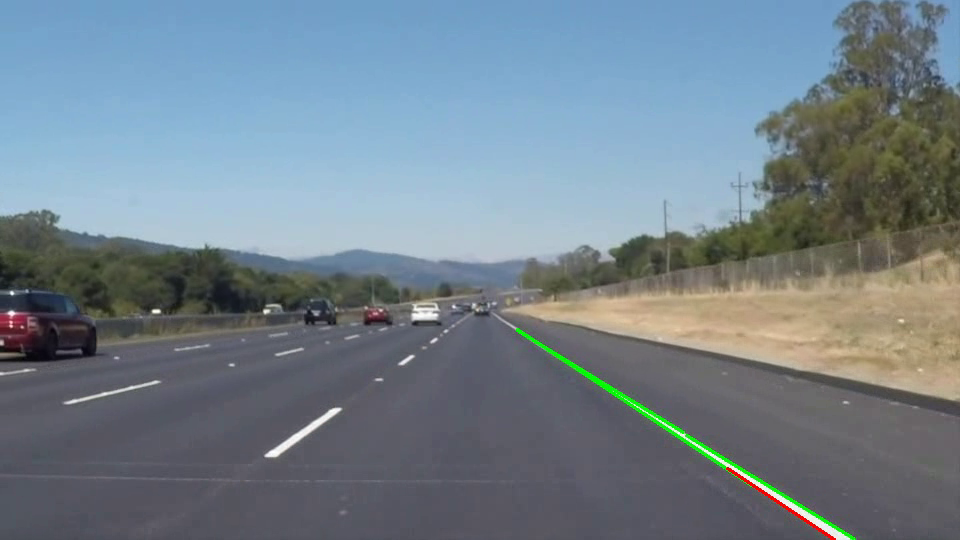
#> input picture frame 22 of lane_detection_video.avi, 960 x 540 px, given in place of challenge.mp4, which was not available
$ python turn_prediction.py
#> lines starting #> are read from the running program, lines starting #| are printed output that depends on the picture; after the words box and inside, x2 and y2 are one past the last pixel; in counts of white or black regions, pixels touching at a corner belong together; pictures that were not available may be replaced by others from this repository, and a replacement may not be noted
'''
problem 3 : turn prediction
author: Mahima Arora
'''
#!/usr/bin/env python3
# -*- coding: utf-8 -*-
import cv2
import numpy as np
# defining color

red_color = (0, 0, 255)
yellow_color = (0, 255, 255)
blue_color = (255, 0, 0)

def measure_curvature(left_fit, right_fit):
    ym = 30/720
    xm = 3.7/700

    left_fit = left_fit.copy()
    right_fit = right_fit.copy()
    y_eval = 700 * ym

    # Compute R_curve (radius of curvature)
    left_curveR =  ((1 + (2*left_fit[0] *y_eval + left_fit[1])**2)**1.5)  / np.absolute(2*left_fit[0])
    right_curveR = ((1 + (2*right_fit[0]*y_eval + right_fit[1])**2)**1.5) / np.absolute(2*right_fit[0])

    xl = np.dot(left_fit, [700**2, 700, 1])
    xr = np.dot(right_fit, [700**2, 700, 1])
    pos = (1280//2 - (xl+xr)//2)*xm
    return left_curveR, right_curveR, pos


def get_lanes(img):
    hsl_img = cv2.cvtColor(img, cv2.COLOR_BGR2HLS)

    # Search for the yellow lane at left
    lower_mask_y = np.array([10, 0, 100], dtype='uint8')
    upper_mask_y = np.array([40, 255, 255], dtype='uint8')
    mask_yellow = cv2.inRange(hsl_img, lower_mask_y, upper_mask_y)
    yellow_lane = cv2.bitwise_and(hsl_img, hsl_img, mask=mask_yellow).astype(np.uint8)

    # Search for the white lane at right
    lower_mask_w = np.array([200, 200, 200], dtype='uint8')
    upper_mask_w = np.array([255, 255, 255], dtype='uint8')
    mask_white = cv2.inRange(hsl_img, lower_mask_w, upper_mask_w)
    white_lane = cv2.bitwise_and(hsl_img, hsl_img, mask=mask_white).astype(np.uint8)
    # Combine both for getting lanes
    yellow_white_lane = cv2.bitwise_or(yellow_lane, white_lane)
    img = cv2.cvtColor(yellow_white_lane, cv2.COLOR_HLS2BGR)
    return img


def lane_operations(warp):
    # Calculating the histogram to get max value
    hist = np.sum(warp, axis=0)
    img = np.dstack((warp, warp, warp))*255
    # cv2.imshow('im', img)
    mid_point = int(hist.shape[0] / 2)
    left_x_ind = np.argmax(hist[:mid_point])
    right_x_ind = np.argmax(hist[mid_point:]) + mid_point  # Add mid_point to avoid bias for 0

    img_center = int(warp.shape[1] / 2)
    # print(warp.shape)
    turn = turn_prediction(left_x_ind, right_x_ind, img_center)

    # Use the sliding window method to extract pixels
    num_window = 10
    # the margin of the width of the window
    margin = 50
    window_height = int(warp.shape[0] / num_window)
    # x, y positions of none zero pixels
    nonzero_pts = warp.nonzero()
    nonzero_x = np.array(nonzero_pts[1])
    nonzero_y = np.array(nonzero_pts[0])

    #current postion being updated for each window
    left_x_cur = left_x_ind
    right_x_cur = right_x_ind

    left_lane = []
    right_lane = []
    # Set min_num_pixels to recenter the window
    min_num_pixels = 50
    for i in range(num_window):
        # Set the window boundary in x and y, left and right
        window_y_low = warp.shape[0] - (i + 1) * window_height
        window_y_high = warp.shape[0] - i * window_height
        window_left_low = left_x_cur - margin
        window_left_high = left_x_cur + margin
        window_right_low = right_x_cur - margin
        window_right_high = right_x_cur + margin

        # Identify none zero pixels in the window
        left_lane_pixels = ((nonzero_y >= window_y_low)
                            & (nonzero_y < window_y_high)
                            & (nonzero_x >= window_left_low)
                            & (nonzero_x < window_left_high)).nonzero()[0]  # &: binary operator

        right_lane_pixels = ((nonzero_y >= window_y_low)
                             & (nonzero_y < window_y_high)
                             & (nonzero_x >= window_right_low)
                             & (nonzero_x < window_right_high)).nonzero()[0]

        left_lane.append(left_lane_pixels)
        right_lane.append(right_lane_pixels)

        # Shift to the next mean position if the length of none zero pixels is greater than min_num_pixels
        if len(left_lane) > min_num_pixels:
            left_x_cur = int(np.mean(nonzero_x[left_lane_pixels]))
        if len(right_lane) > min_num_pixels:
            right_x_cur = int(np.mean(nonzero_x[right_lane_pixels]))

    # Concatenate the arrays of left and right lane
    left_lane = np.concatenate(left_lane)
    right_lane = np.concatenate(right_lane)

    # Extract the left and right lane pixel positions
    left_x = nonzero_x[left_lane]
    left_y = nonzero_y[left_lane]
    right_x = nonzero_x[right_lane]
    right_y = nonzero_y[right_lane]

    img[nonzero_y[left_lane], nonzero_x[left_lane]] = yellow_color
    img[nonzero_y[right_lane], nonzero_x[right_lane]] = red_color
    return img, left_x, left_y, right_x, right_y, turn


def poly_fit(img, left_x, left_y, right_x, right_y):
    # Use np.polyfit() to fit a second order polynomial
    left_fit = np.polyfit(left_y, left_x, 2)
    right_fit = np.polyfit(right_y, right_x, 2)
    curvature = measure_curvature(left_fit, right_fit)

    print('=========================RADIUS OF CURVATURE =========================\n')
    print('left radius of curvature', curvature[0])
    print('right radius of curvature',  curvature[1], '\n')

    plot_y = np.linspace(0, img.shape[0] - 1, img.shape[0])

    left_fit_x = left_fit[0] * plot_y ** 2 + left_fit[1] * plot_y + left_fit[2]
    right_fit_x = right_fit[0] * plot_y ** 2 + right_fit[1] * plot_y + right_fit[2]

    # Extract points from line fitting
    left_pts = np.array([(np.vstack([left_fit_x, plot_y])).T])
    # flip the array upside down in order to cv2.fillPoly()
    right_pts = np.array([np.flipud((np.vstack([right_fit_x, plot_y])).T)])

    pts = np.hstack((left_pts, right_pts))
    pts = np.array(pts, dtype='int32')

    img = np.zeros_like(img).astype(np.uint8)
    cv2.fillPoly(img, pts, red_color)
    cv2.polylines(img, np.int32([left_pts]), isClosed=False, color = blue_color, thickness=20)
    cv2.polylines(img, np.int32([right_pts]), isClosed=False, color=yellow_color, thickness=20)
    return img

def turn_prediction(left_lane_pts, right_lane_pts, image_center):
    center_lane = left_lane_pts + (right_lane_pts - left_lane_pts) / 2

    if abs(center_lane - image_center) < 10:
        return "Straight"

    elif center_lane - image_center < 0:
        return "Turn Right"

    else:
        return "Turn Left"

def main():
    file_dir = "./challenge.mp4"
    cap = cv2.VideoCapture(file_dir)
    # source points to be warped (points are determined through try and error)
    src_pts = np.float32([(550, 460),     # top-left
                            (150, 720),     # bottom-left
                            (1200, 720),    # bottom-right
                            (770, 460)])    # top-right
    dst_pts = np.float32([(100, 0),
                            (100, 720),
                            (1100, 720),
                            (1100, 0)])
    fourcc = cv2.VideoWriter_fourcc(*'XVID')
    out = cv2.VideoWriter('turn_prediction_video.avi',fourcc, 20.0, (1280, 720))
    if not cap.isOpened():
        print("Error")
    while cap.isOpened():
        success, frame = cap.read()
#> frame is the input picture: shape (540, 960, 3); mean B, G, R 139.1, 129.2, 115
        if success:
            height, width, _ = frame.shape
            extract_lane_img = get_lanes(frame)
#> in get_lanes, `mask_yellow = cv2.inRange(hsl_img, lower_mask_y, upper_mask_y)`:
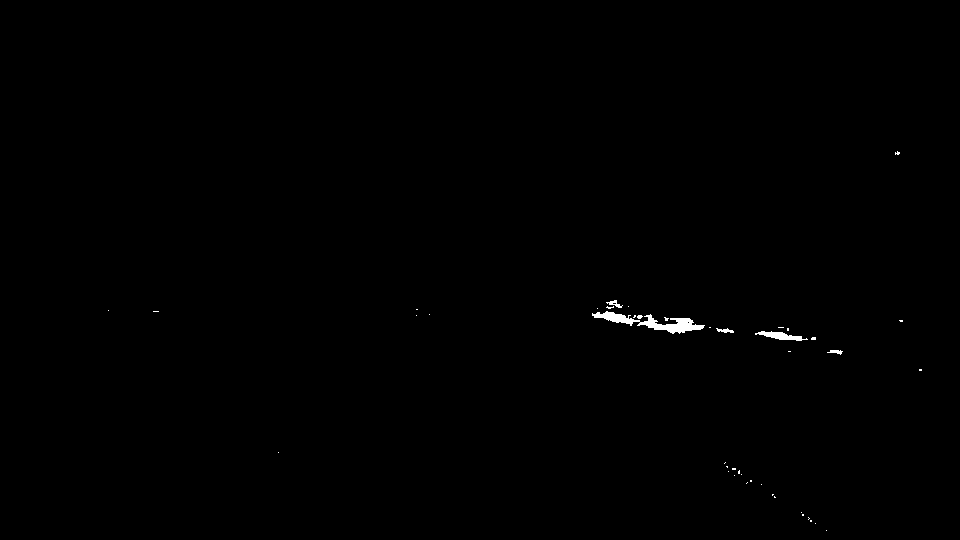
#> mask_yellow: shape (540, 960); 0.28% white; 43 white regions (38 under 20 px), largest, box (x1, y1, x2, y2) and area: (592, 311, 705, 334) 872, (755, 331, 808, 341) 247, (606, 300, 623, 308) 54, (716, 328, 734, 333) 52, (827, 350, 843, 355) 44
            gray = cv2.cvtColor(extract_lane_img, cv2.COLOR_BGR2GRAY)
            # Filter noise
            img_blur = cv2.bilateralFilter(gray, 9, 120, 100)

            # Apply edge detection
            img_edge = cv2.Canny(img_blur, 100, 200)
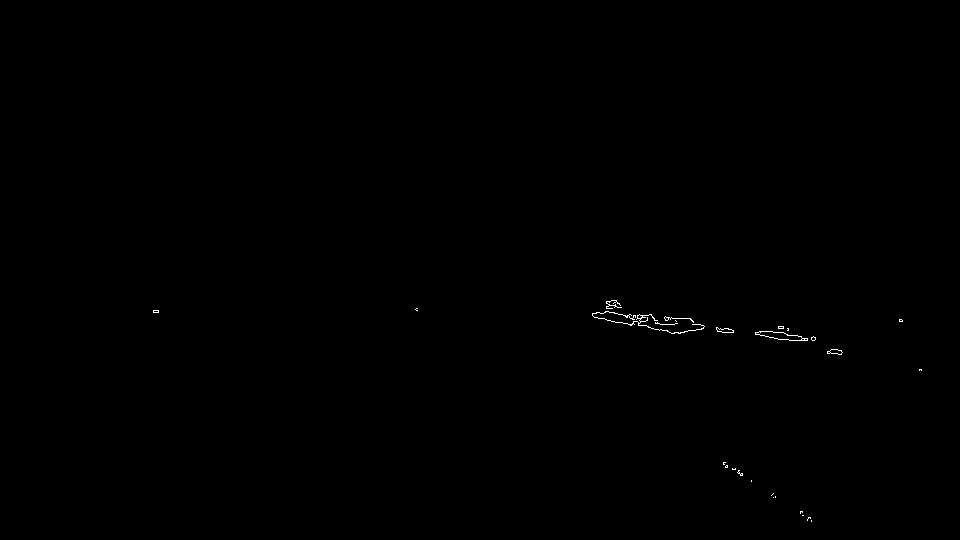
#> img_edge: shape (540, 960); 0.13% white in thin lines or dots, all inside (x1, y1, x2, y2) = (153, 300, 922, 522)
            h, _ = cv2.findHomography(src_pts, dst_pts)
            warp = cv2.warpPerspective(img_edge, h, (width, height))
            cv2.imshow('masked(2)', extract_lane_img)
            cv2.imshow('warped(3)', warp)
            img, left_x, left_y, right_x, right_y, turn = lane_operations(warp)
#> in lane_operations, `hist = np.sum(warp, axis=0)`: hist = 960 values, max 9675 at index 898, min 0 at index 0, mean 443
#> in lane_operations, `left_x_ind = np.argmax(hist[:mid_point])`: left_x_ind = 0
#> in lane_operations, `right_x_ind = np.argmax(hist[mid_point:]) + mid_point`: right_x_ind = 898
#> in turn_prediction, `center_lane = left_lane_pts + (right_lane_pts - left_lane_pts) / 2`: center_lane = 449
#> in lane_operations, `turn = turn_prediction(left_x_ind, right_x_ind, img_center)`: turn = 'Turn Right'
#> in lane_operations, `nonzero_pts = warp.nonzero()`: nonzero_pts = 3867 positions, rows 14 to 431, columns 860 to 959
#> in lane_operations, `nonzero_x = np.array(nonzero_pts[1])`: nonzero_x = 3867 values, max 959 at index 3589, min 860 at index 1470, mean 899
#> in lane_operations, `nonzero_y = np.array(nonzero_pts[0])`: nonzero_y = 3867 values from 14 to 431
#> in lane_operations, `left_x_cur = left_x_ind`: left_x_cur = 0
#> in lane_operations, `right_x_cur = right_x_ind`: right_x_cur = 898
#> after the loop in lane_operations, `for i in range(num_window):`: left_lane = [empty array, empty array, empty array, empty array, empty array, empty array, empty array, empty array, empty array, empty array]; right_lane = 10 items
#> in lane_operations, `left_lane = np.concatenate(left_lane)`: left_lane = empty array
#> in lane_operations, `right_lane = np.concatenate(right_lane)`: right_lane = 3601 values, max 3841 at index 12, min 0 at index 2944, mean 1800.7
#> in lane_operations, `left_x = nonzero_x[left_lane]`: left_x = empty array
#> in lane_operations, `right_x = nonzero_x[right_lane]`: right_x = 3601 values, max 947 at index 0, min 860 at index 2562, mean 895
#> in lane_operations, `right_y = nonzero_y[right_lane]`: right_y = 3601 values, max 427 at index 10, min 14 at index 2944, mean 120.2
#> in lane_operations, `img[nonzero_y[right_lane], nonzero_x[right_lane]] = red_color`:
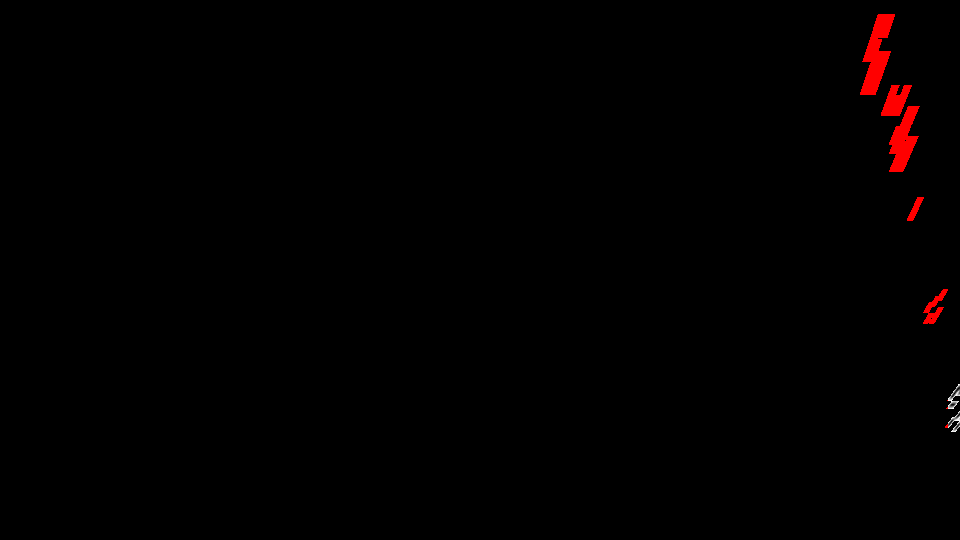
#> img: shape (540, 960, 3); mean of channels 0, 1, 2 0.1, 0.1, 1.9; drawn as B, G, R
#> left_x = empty array; left_y = empty array; turn = 'Turn Right'

            if np.sum(left_x) == 0 or np.sum(left_y) == 0 or np.sum(right_x) == 0 or np.sum(right_y) == 0:
                hsv_img = cv2.cvtColor(frame, cv2.COLOR_BGR2HSV)
#> hsv_img: shape (540, 960, 3); mean H, S, V 93.7, 57.4, 146.2
                clahe = cv2.createCLAHE(clipLimit=4.0, tileGridSize=(16, 16))
                clahe_img = clahe.apply(hsv_img[:, :, 2])
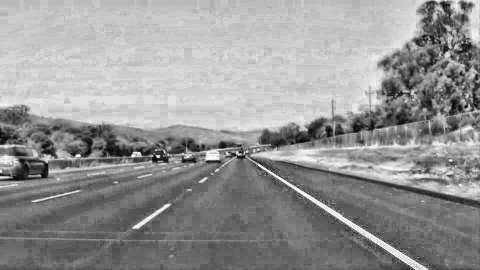
#> clahe_img: shape (540, 960) (shown at 1/2 size); min 1, max 255, mean 149.3

                processed_img = cv2.cvtColor(hsv_img, cv2.COLOR_HSV2BGR)
                warp = cv2.warpPerspective(processed_img, h, (width, height))
#> warp: shape (540, 960, 3)
                gray = cv2.cvtColor(warp, cv2.COLOR_BGR2GRAY)
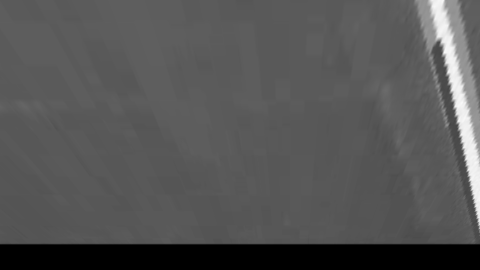
#> gray: shape (540, 960) (shown at 1/2 size); min 0, max 250, mean 84.7
                blur = cv2.GaussianBlur(gray, (5, 5), 0)
                img, left_x, left_y, right_x, right_y, turn = lane_operations(blur)
#> in lane_operations (call 2), `hist = np.sum(warp, axis=0)`: hist = 960 values, max 70437 at index 959, min 42696 at index 748, mean 45723.6
#> in lane_operations (call 2), `left_x_ind = np.argmax(hist[:mid_point])`: left_x_ind = 327
#> in lane_operations (call 2), `right_x_ind = np.argmax(hist[mid_point:]) + mid_point`: right_x_ind = 959
#> in lane_operations (call 2), `turn = turn_prediction(left_x_ind, right_x_ind, img_center)`: turn = 'Turn Left'
#> in lane_operations (call 2), `nonzero_pts = warp.nonzero()`: nonzero_pts = 472320 positions, rows 0 to 491, columns 0 to 959
#> in lane_operations (call 2), `left_x_cur = left_x_ind`: left_x_cur = 327
#> in lane_operations (call 2), `right_x_cur = right_x_ind`: right_x_cur = 959
#> after the loop in lane_operations (call 2), `for i in range(num_window):`: left_lane = 10 items
#> in lane_operations (call 2), `img[nonzero_y[right_lane], nonzero_x[right_lane]] = red_color`:
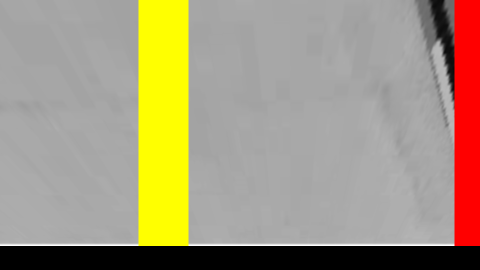
#> img: shape (540, 960, 3) (shown at 1/2 size); mean of channels 0, 1, 2 127.2, 151.4, 163.7; drawn as B, G, R
#> turn = 'Turn Left'
                lane_detect_imgx = poly_fit(img, left_x, left_y, right_x, right_y)
#> in poly_fit, `left_fit = np.polyfit(left_y, left_x, 2)`: left_fit = [2.29e-18, 9.25e-16, 326.5]
#> in poly_fit, `right_fit = np.polyfit(right_y, right_x, 2)`: right_fit = [1.12e-17, 0, 934]
#> in measure_curvature, `left_fit = left_fit.copy()`: left_fit = [2.29e-18, 9.25e-16, 326.5]
#> in measure_curvature, `right_fit = right_fit.copy()`: right_fit = [1.12e-17, 0, 934]
#> in measure_curvature, `left_curveR =  ((1 + (2*left_fit[0] *y_eval + left_fit[1])**2)**1.5)  ..`: left_curveR = 2.18e+17
#> in measure_curvature, `right_curveR = ((1 + (2*right_fit[0]*y_eval + right_fit[1])**2)**1.5) ..`: right_curveR = 4.46e+16
#> in measure_curvature, `xl = np.dot(left_fit, [700**2, 700, 1])`: xl = 326.5
#> in measure_curvature, `xr = np.dot(right_fit, [700**2, 700, 1])`: xr = 934
#> in measure_curvature, `pos = (1280//2 - (xl+xr)//2)*xm`: pos = 0.0529
#> in poly_fit, `curvature = measure_curvature(left_fit, right_fit)`: curvature = (2.18e+17, 4.46e+16, 0.0529)
#| left radius of curvature 2.184364566043596e+17
#| right radius of curvature 4.459672866357258e+16
#> in poly_fit, `left_fit_x = left_fit[0] * plot_y ** 2 + left_fit[1] * plot_y + left_f..`: left_fit_x = 540 values from 326.5 to 326.5
#> in poly_fit, `right_fit_x = right_fit[0] * plot_y ** 2 + right_fit[1] * plot_y + rig..`: right_fit_x = 540 values from 934 to 934
#> in poly_fit, `left_pts = np.array([(np.vstack([left_fit_x, plot_y])).T])`: left_pts = 540 pairs, first value 326.5 to 326.5, second value 0 to 539
#> in poly_fit, `right_pts = np.array([np.flipud((np.vstack([right_fit_x, plot_y])).T)])`: right_pts = 540 pairs, first value 934 to 934, second value 0 to 539
#> in poly_fit, `pts = np.hstack((left_pts, right_pts))`: pts = 1080 pairs, first value 326.5 to 934, second value 0 to 539
#> in poly_fit, `pts = np.array(pts, dtype='int32')`: pts = 1080 pairs, first value 326 to 934, second value 0 to 539
#> in poly_fit, `cv2.polylines(img, np.int32([right_pts]), isClosed=False, color=yellow..`:
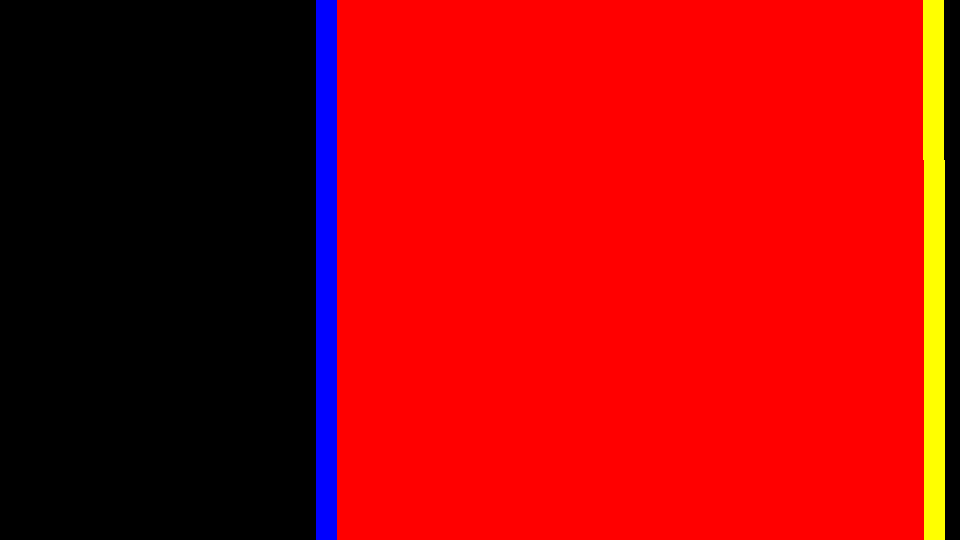
#> img: shape (540, 960, 3); mean of channels 0, 1, 2 5.6, 5.6, 161.4; drawn as B, G, R
            else:
                lane_detect_img = poly_fit(img, left_x, left_y, right_x, right_y)

            # Unwarp the image
            h_inv = np.linalg.inv(h)
#> (the run stopped early here; a loop or call above may not have finished)
